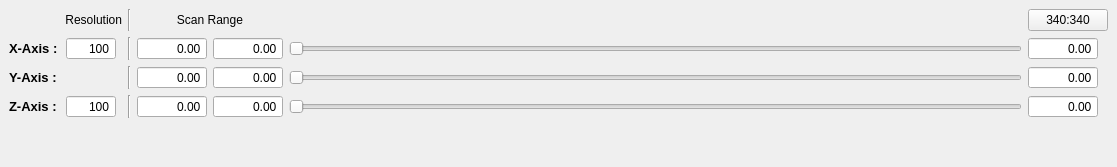
  <widget class="QDockWidget" name="scan_control_dockWidget">
   <property name="maximumSize">
    <size>
     <width>524287</width>
     <height>170</height>
    </size>
   </property>
   <property name="windowTitle">
    <string>Scan parameters</string>
   </property>
   <attribute name="dockWidgetArea">
    <number>8</number>
   </attribute>
   <widget class="QWidget" name="dockWidgetContents_3">
    <layout class="QGridLayout" name="gridLayout_3">
     <item row="0" column="0" colspan="2">
      <widget class="QLabel" name="resolutionLabel">
       <property name="sizePolicy">
        <sizepolicy hsizetype="Fixed" vsizetype="Preferred">
         <horstretch>0</horstretch>
         <verstretch>0</verstretch>
        </sizepolicy>
       </property>
       <property name="minimumSize">
        <size>
         <width>50</width>
         <height>0</height>
        </size>
       </property>
       <property name="maximumSize">
        <size>
         <width>125</width>
         <height>16777215</height>
        </size>
       </property>
       <property name="text">
        <string>Resolution</string>
       </property>
       <property name="alignment">
        <set>Qt::AlignRight|Qt::AlignTrailing|Qt::AlignVCenter</set>
       </property>
      </widget>
     </item>
     <item row="0" column="2">
      <widget class="Line" name="line">
       <property name="orientation">
        <enum>Qt::Vertical</enum>
       </property>
      </widget>
     </item>
     <item row="0" column="3" colspan="2">
      <widget class="QLabel" name="scanrangeLabel">
       <property name="text">
        <string>Scan Range</string>
       </property>
       <property name="alignment">
        <set>Qt::AlignCenter</set>
       </property>
      </widget>
     </item>
     <item row="0" column="5">
      <spacer name="horizontalSpacer_2">
       <property name="orientation">
        <enum>Qt::Horizontal</enum>
       </property>
       <property name="sizeHint" stdset="0">
        <size>
         <width>733</width>
         <height>20</height>
        </size>
       </property>
      </spacer>
     </item>
     <item row="1" column="0">
      <widget class="QLabel" name="xAxisLabel">
       <property name="sizePolicy">
        <sizepolicy hsizetype="Fixed" vsizetype="Preferred">
         <horstretch>0</horstretch>
         <verstretch>0</verstretch>
        </sizepolicy>
       </property>
       <property name="font">
        <font>
         <pointsize>10</pointsize>
         <weight>75</weight>
         <bold>true</bold>
        </font>
       </property>
       <property name="text">
        <string>X-Axis :</string>
       </property>
       <property name="scaledContents">
        <bool>false</bool>
       </property>
      </widget>
     </item>
     <item row="1" column="1">
      <widget class="QSpinBox" name="xy_res_InputWidget">
       <property name="sizePolicy">
        <sizepolicy hsizetype="Expanding" vsizetype="Fixed">
         <horstretch>0</horstretch>
         <verstretch>0</verstretch>
        </sizepolicy>
       </property>
       <property name="maximumSize">
        <size>
         <width>50</width>
         <height>16777215</height>
        </size>
       </property>
       <property name="mouseTracking">
        <bool>true</bool>
       </property>
       <property name="focusPolicy">
        <enum>Qt::WheelFocus</enum>
       </property>
       <property name="acceptDrops">
        <bool>true</bool>
       </property>
       <property name="toolTip">
        <string>&lt;html&gt;&lt;head/&gt;&lt;body&gt;&lt;p&gt;&lt;span style=&quot; font-size:10pt; font-weight:600;&quot;&gt;XY-Resolution&lt;/span&gt;&lt;/p&gt;&lt;/body&gt;&lt;/html&gt;</string>
       </property>
       <property name="alignment">
        <set>Qt::AlignRight|Qt::AlignTrailing|Qt::AlignVCenter</set>
       </property>
       <property name="buttonSymbols">
        <enum>QAbstractSpinBox::NoButtons</enum>
       </property>
       <property name="accelerated">
        <bool>true</bool>
       </property>
       <property name="minimum">
        <number>2</number>
       </property>
       <property name="maximum">
        <number>10000</number>
       </property>
       <property name="value">
        <number>100</number>
       </property>
      </widget>
     </item>
     <item row="1" column="2">
      <widget class="Line" name="line_2">
       <property name="orientation">
        <enum>Qt::Vertical</enum>
       </property>
      </widget>
     </item>
     <item row="1" column="4">
      <widget class="ScienDSpinBox" name="x_max_InputWidget">
       <property name="sizePolicy">
        <sizepolicy hsizetype="Expanding" vsizetype="Fixed">
         <horstretch>0</horstretch>
         <verstretch>0</verstretch>
        </sizepolicy>
       </property>
       <property name="minimumSize">
        <size>
         <width>70</width>
         <height>0</height>
        </size>
       </property>
       <property name="maximumSize">
        <size>
         <width>50</width>
         <height>16777215</height>
        </size>
       </property>
       <property name="mouseTracking">
        <bool>true</bool>
       </property>
       <property name="focusPolicy">
        <enum>Qt::WheelFocus</enum>
       </property>
       <property name="acceptDrops">
        <bool>true</bool>
       </property>
       <property name="toolTip">
        <string>&lt;html&gt;&lt;head/&gt;&lt;body&gt;&lt;p&gt;&lt;span style=&quot; font-size:10pt; font-weight:600;&quot;&gt;X_Max&lt;/span&gt;&lt;/p&gt;&lt;/body&gt;&lt;/html&gt;</string>
       </property>
       <property name="alignment">
        <set>Qt::AlignRight|Qt::AlignTrailing|Qt::AlignVCenter</set>
       </property>
       <property name="buttonSymbols">
        <enum>QAbstractSpinBox::NoButtons</enum>
       </property>
       <property name="accelerated">
        <bool>true</bool>
       </property>
       <property name="decimals">
        <number>2</number>
       </property>
       <property name="minimum">
        <double>-200.000000000000000</double>
       </property>
       <property name="maximum">
        <double>200.000000000000000</double>
       </property>
      </widget>
     </item>
     <item row="1" column="5">
      <widget class="QSlider" name="x_SliderWidget">
       <property name="minimumSize">
        <size>
         <width>150</width>
         <height>0</height>
        </size>
       </property>
       <property name="singleStep">
        <number>1</number>
       </property>
       <property name="orientation">
        <enum>Qt::Horizontal</enum>
       </property>
      </widget>
     </item>
     <item row="1" column="6">
      <widget class="ScienDSpinBox" name="x_current_InputWidget">
       <property name="sizePolicy">
        <sizepolicy hsizetype="Expanding" vsizetype="Fixed">
         <horstretch>0</horstretch>
         <verstretch>0</verstretch>
        </sizepolicy>
       </property>
       <property name="minimumSize">
        <size>
         <width>70</width>
         <height>0</height>
        </size>
       </property>
       <property name="maximumSize">
        <size>
         <width>50</width>
         <height>16777215</height>
        </size>
       </property>
       <property name="mouseTracking">
        <bool>true</bool>
       </property>
       <property name="focusPolicy">
        <enum>Qt::WheelFocus</enum>
       </property>
       <property name="acceptDrops">
        <bool>true</bool>
       </property>
       <property name="toolTip">
        <string>&lt;html&gt;&lt;head/&gt;&lt;body&gt;&lt;p&gt;&lt;span style=&quot; font-size:10pt; font-weight:600;&quot;&gt;X-position&lt;/span&gt;&lt;/p&gt;&lt;/body&gt;&lt;/html&gt;</string>
       </property>
       <property name="alignment">
        <set>Qt::AlignRight|Qt::AlignTrailing|Qt::AlignVCenter</set>
       </property>
       <property name="buttonSymbols">
        <enum>QAbstractSpinBox::NoButtons</enum>
       </property>
       <property name="accelerated">
        <bool>true</bool>
       </property>
       <property name="decimals">
        <number>2</number>
       </property>
       <property name="minimum">
        <double>-1000.000000000000000</double>
       </property>
       <property name="maximum">
        <double>1000.000000000000000</double>
       </property>
       <property name="singleStep">
        <double>0.010000000000000</double>
       </property>
      </widget>
     </item>
     <item row="2" column="0">
      <widget class="QLabel" name="yAxisLabel">
       <property name="sizePolicy">
        <sizepolicy hsizetype="Fixed" vsizetype="Preferred">
         <horstretch>0</horstretch>
         <verstretch>0</verstretch>
        </sizepolicy>
       </property>
       <property name="font">
        <font>
         <pointsize>10</pointsize>
         <weight>75</weight>
         <bold>true</bold>
        </font>
       </property>
       <property name="text">
        <string>Y-Axis :</string>
       </property>
      </widget>
     </item>
     <item row="2" column="1">
      <spacer name="horizontalSpacer_3">
       <property name="orientation">
        <enum>Qt::Horizontal</enum>
       </property>
       <property name="sizeType">
        <enum>QSizePolicy::Fixed</enum>
       </property>
       <property name="sizeHint" stdset="0">
        <size>
         <width>56</width>
         <height>20</height>
        </size>
       </property>
      </spacer>
     </item>
     <item row="2" column="2">
      <widget class="Line" name="line_3">
       <property name="orientation">
        <enum>Qt::Vertical</enum>
       </property>
      </widget>
     </item>
     <item row="2" column="3">
      <widget class="ScienDSpinBox" name="y_min_InputWidget">
       <property name="sizePolicy">
        <sizepolicy hsizetype="Expanding" vsizetype="Fixed">
         <horstretch>0</horstretch>
         <verstretch>0</verstretch>
        </sizepolicy>
       </property>
       <property name="minimumSize">
        <size>
         <width>70</width>
         <height>0</height>
        </size>
       </property>
       <property name="maximumSize">
        <size>
         <width>50</width>
         <height>16777215</height>
        </size>
       </property>
       <property name="mouseTracking">
        <bool>true</bool>
       </property>
       <property name="focusPolicy">
        <enum>Qt::WheelFocus</enum>
       </property>
       <property name="acceptDrops">
        <bool>true</bool>
       </property>
       <property name="toolTip">
        <string>&lt;html&gt;&lt;head/&gt;&lt;body&gt;&lt;p&gt;&lt;span style=&quot; font-size:10pt; font-weight:600;&quot;&gt;Y_Min&lt;/span&gt;&lt;/p&gt;&lt;/body&gt;&lt;/html&gt;</string>
       </property>
       <property name="alignment">
        <set>Qt::AlignRight|Qt::AlignTrailing|Qt::AlignVCenter</set>
       </property>
       <property name="buttonSymbols">
        <enum>QAbstractSpinBox::NoButtons</enum>
       </property>
       <property name="accelerated">
        <bool>true</bool>
       </property>
       <property name="decimals">
        <number>2</number>
       </property>
       <property name="minimum">
        <double>-200.000000000000000</double>
       </property>
       <property name="maximum">
        <double>200.000000000000000</double>
       </property>
      </widget>
     </item>
     <item row="2" column="4">
      <widget class="ScienDSpinBox" name="y_max_InputWidget">
       <property name="sizePolicy">
        <sizepolicy hsizetype="Expanding" vsizetype="Fixed">
         <horstretch>0</horstretch>
         <verstretch>0</verstretch>
        </sizepolicy>
       </property>
       <property name="minimumSize">
        <size>
         <width>70</width>
         <height>0</height>
        </size>
       </property>
       <property name="maximumSize">
        <size>
         <width>50</width>
         <height>16777215</height>
        </size>
       </property>
       <property name="mouseTracking">
        <bool>true</bool>
       </property>
       <property name="focusPolicy">
        <enum>Qt::WheelFocus</enum>
       </property>
       <property name="acceptDrops">
        <bool>true</bool>
       </property>
       <property name="toolTip">
        <string>&lt;html&gt;&lt;head/&gt;&lt;body&gt;&lt;p&gt;&lt;span style=&quot; font-size:10pt; font-weight:600;&quot;&gt;Y_Max&lt;/span&gt;&lt;/p&gt;&lt;/body&gt;&lt;/html&gt;</string>
       </property>
       <property name="alignment">
        <set>Qt::AlignRight|Qt::AlignTrailing|Qt::AlignVCenter</set>
       </property>
       <property name="buttonSymbols">
        <enum>QAbstractSpinBox::NoButtons</enum>
       </property>
       <property name="accelerated">
        <bool>true</bool>
       </property>
       <property name="decimals">
        <number>2</number>
       </property>
       <property name="minimum">
        <double>-200.000000000000000</double>
       </property>
       <property name="maximum">
        <double>200.000000000000000</double>
       </property>
      </widget>
     </item>
     <item row="2" column="5">
      <widget class="QSlider" name="y_SliderWidget">
       <property name="sizePolicy">
        <sizepolicy hsizetype="Expanding" vsizetype="Fixed">
         <horstretch>0</horstretch>
         <verstretch>0</verstretch>
        </sizepolicy>
       </property>
       <property name="minimumSize">
        <size>
         <width>150</width>
         <height>0</height>
        </size>
       </property>
       <property name="sizeIncrement">
        <size>
         <width>0</width>
         <height>0</height>
        </size>
       </property>
       <property name="baseSize">
        <size>
         <width>0</width>
         <height>0</height>
        </size>
       </property>
       <property name="focusPolicy">
        <enum>Qt::StrongFocus</enum>
       </property>
       <property name="orientation">
        <enum>Qt::Horizontal</enum>
       </property>
      </widget>
     </item>
     <item row="2" column="6">
      <widget class="ScienDSpinBox" name="y_current_InputWidget">
       <property name="sizePolicy">
        <sizepolicy hsizetype="Expanding" vsizetype="Fixed">
         <horstretch>0</horstretch>
         <verstretch>0</verstretch>
        </sizepolicy>
       </property>
       <property name="minimumSize">
        <size>
         <width>70</width>
         <height>0</height>
        </size>
       </property>
       <property name="maximumSize">
        <size>
         <width>50</width>
         <height>16777215</height>
        </size>
       </property>
       <property name="mouseTracking">
        <bool>true</bool>
       </property>
       <property name="focusPolicy">
        <enum>Qt::WheelFocus</enum>
       </property>
       <property name="acceptDrops">
        <bool>true</bool>
       </property>
       <property name="toolTip">
        <string>&lt;html&gt;&lt;head/&gt;&lt;body&gt;&lt;p&gt;&lt;span style=&quot; font-size:10pt; font-weight:600;&quot;&gt;Y-position&lt;/span&gt;&lt;/p&gt;&lt;/body&gt;&lt;/html&gt;</string>
       </property>
       <property name="alignment">
        <set>Qt::AlignRight|Qt::AlignTrailing|Qt::AlignVCenter</set>
       </property>
       <property name="buttonSymbols">
        <enum>QAbstractSpinBox::NoButtons</enum>
       </property>
       <property name="accelerated">
        <bool>true</bool>
       </property>
       <property name="decimals">
        <number>2</number>
       </property>
       <property name="minimum">
        <double>-1000.000000000000000</double>
       </property>
       <property name="maximum">
        <double>1000.000000000000000</double>
       </property>
       <property name="singleStep">
        <double>0.010000000000000</double>
       </property>
      </widget>
     </item>
     <item row="3" column="0">
      <widget class="QLabel" name="zAxisLabel">
       <property name="sizePolicy">
        <sizepolicy hsizetype="Fixed" vsizetype="Preferred">
         <horstretch>0</horstretch>
         <verstretch>0</verstretch>
        </sizepolicy>
       </property>
       <property name="minimumSize">
        <size>
         <width>51</width>
         <height>0</height>
        </size>
       </property>
       <property name="font">
        <font>
         <pointsize>10</pointsize>
         <weight>75</weight>
         <bold>true</bold>
        </font>
       </property>
       <property name="text">
        <string>Z-Axis :</string>
       </property>
      </widget>
     </item>
     <item row="3" column="1">
      <widget class="QSpinBox" name="z_res_InputWidget">
       <property name="sizePolicy">
        <sizepolicy hsizetype="Expanding" vsizetype="Fixed">
         <horstretch>0</horstretch>
         <verstretch>0</verstretch>
        </sizepolicy>
       </property>
       <property name="maximumSize">
        <size>
         <width>50</width>
         <height>16777215</height>
        </size>
       </property>
       <property name="mouseTracking">
        <bool>true</bool>
       </property>
       <property name="focusPolicy">
        <enum>Qt::WheelFocus</enum>
       </property>
       <property name="acceptDrops">
        <bool>true</bool>
       </property>
       <property name="toolTip">
        <string>&lt;html&gt;&lt;head/&gt;&lt;body&gt;&lt;p&gt;&lt;span style=&quot; font-size:10pt; font-weight:600;&quot;&gt;Z-Resolution&lt;/span&gt;&lt;/p&gt;&lt;/body&gt;&lt;/html&gt;</string>
       </property>
       <property name="alignment">
        <set>Qt::AlignRight|Qt::AlignTrailing|Qt::AlignVCenter</set>
       </property>
       <property name="buttonSymbols">
        <enum>QAbstractSpinBox::NoButtons</enum>
       </property>
       <property name="accelerated">
        <bool>true</bool>
       </property>
       <property name="minimum">
        <number>2</number>
       </property>
       <property name="maximum">
        <number>10000</number>
       </property>
       <property name="value">
        <number>100</number>
       </property>
      </widget>
     </item>
     <item row="3" column="2">
      <widget class="Line" name="line_4">
       <property name="orientation">
        <enum>Qt::Vertical</enum>
       </property>
      </widget>
     </item>
     <item row="3" column="3">
      <widget class="ScienDSpinBox" name="z_min_InputWidget">
       <property name="sizePolicy">
        <sizepolicy hsizetype="Expanding" vsizetype="Fixed">
         <horstretch>0</horstretch>
         <verstretch>0</verstretch>
        </sizepolicy>
       </property>
       <property name="minimumSize">
        <size>
         <width>70</width>
         <height>0</height>
        </size>
       </property>
       <property name="maximumSize">
        <size>
         <width>50</width>
         <height>16777215</height>
        </size>
       </property>
       <property name="mouseTracking">
        <bool>true</bool>
       </property>
       <property name="focusPolicy">
        <enum>Qt::WheelFocus</enum>
       </property>
       <property name="acceptDrops">
        <bool>true</bool>
       </property>
       <property name="toolTip">
        <string>&lt;html&gt;&lt;head/&gt;&lt;body&gt;&lt;p&gt;&lt;span style=&quot; font-size:10pt; font-weight:600;&quot;&gt;Z_Min&lt;/span&gt;&lt;/p&gt;&lt;/body&gt;&lt;/html&gt;</string>
       </property>
       <property name="alignment">
        <set>Qt::AlignRight|Qt::AlignTrailing|Qt::AlignVCenter</set>
       </property>
       <property name="buttonSymbols">
        <enum>QAbstractSpinBox::NoButtons</enum>
       </property>
       <property name="accelerated">
        <bool>true</bool>
       </property>
       <property name="decimals">
        <number>2</number>
       </property>
       <property name="minimum">
        <double>-200.000000000000000</double>
       </property>
       <property name="maximum">
        <double>200.000000000000000</double>
       </property>
      </widget>
     </item>
     <item row="3" column="4">
      <widget class="ScienDSpinBox" name="z_max_InputWidget">
       <property name="sizePolicy">
        <sizepolicy hsizetype="Expanding" vsizetype="Fixed">
         <horstretch>0</horstretch>
         <verstretch>0</verstretch>
        </sizepolicy>
       </property>
       <property name="minimumSize">
        <size>
         <width>70</width>
         <height>0</height>
        </size>
       </property>
       <property name="maximumSize">
        <size>
         <width>50</width>
         <height>16777215</height>
        </size>
       </property>
       <property name="mouseTracking">
        <bool>true</bool>
       </property>
       <property name="focusPolicy">
        <enum>Qt::WheelFocus</enum>
       </property>
       <property name="acceptDrops">
        <bool>true</bool>
       </property>
       <property name="toolTip">
        <string>&lt;html&gt;&lt;head/&gt;&lt;body&gt;&lt;p&gt;&lt;span style=&quot; font-size:10pt; font-weight:600;&quot;&gt;Z_Max&lt;/span&gt;&lt;/p&gt;&lt;/body&gt;&lt;/html&gt;</string>
       </property>
       <property name="alignment">
        <set>Qt::AlignRight|Qt::AlignTrailing|Qt::AlignVCenter</set>
       </property>
       <property name="buttonSymbols">
        <enum>QAbstractSpinBox::NoButtons</enum>
       </property>
       <property name="accelerated">
        <bool>true</bool>
       </property>
       <property name="decimals">
        <number>2</number>
       </property>
       <property name="minimum">
        <double>-200.000000000000000</double>
       </property>
       <property name="maximum">
        <double>200.000000000000000</double>
       </property>
      </widget>
     </item>
     <item row="3" column="5">
      <widget class="QSlider" name="z_SliderWidget">
       <property name="minimumSize">
        <size>
         <width>150</width>
         <height>0</height>
        </size>
       </property>
       <property name="orientation">
        <enum>Qt::Horizontal</enum>
       </property>
      </widget>
     </item>
     <item row="3" column="6">
      <widget class="ScienDSpinBox" name="z_current_InputWidget">
       <property name="sizePolicy">
        <sizepolicy hsizetype="Expanding" vsizetype="Fixed">
         <horstretch>0</horstretch>
         <verstretch>0</verstretch>
        </sizepolicy>
       </property>
       <property name="minimumSize">
        <size>
         <width>70</width>
         <height>0</height>
        </size>
       </property>
       <property name="maximumSize">
        <size>
         <width>50</width>
         <height>16777215</height>
        </size>
       </property>
       <property name="mouseTracking">
        <bool>true</bool>
       </property>
       <property name="focusPolicy">
        <enum>Qt::WheelFocus</enum>
       </property>
       <property name="acceptDrops">
        <bool>true</bool>
       </property>
       <property name="toolTip">
        <string>&lt;html&gt;&lt;head/&gt;&lt;body&gt;&lt;p&gt;&lt;span style=&quot; font-size:10pt; font-weight:600;&quot;&gt;Z-position&lt;/span&gt;&lt;/p&gt;&lt;/body&gt;&lt;/html&gt;</string>
       </property>
       <property name="alignment">
        <set>Qt::AlignRight|Qt::AlignTrailing|Qt::AlignVCenter</set>
       </property>
       <property name="buttonSymbols">
        <enum>QAbstractSpinBox::NoButtons</enum>
       </property>
       <property name="decimals">
        <number>2</number>
       </property>
       <property name="minimum">
        <double>-1000.000000000000000</double>
       </property>
       <property name="maximum">
        <double>1000.000000000000000</double>
       </property>
       <property name="singleStep">
        <double>0.010000000000000</double>
       </property>
      </widget>
     </item>
     <item row="4" column="5">
      <spacer name="verticalSpacer_2">
       <property name="orientation">
        <enum>Qt::Vertical</enum>
       </property>
       <property name="sizeHint" stdset="0">
        <size>
         <width>20</width>
         <height>40</height>
        </size>
       </property>
      </spacer>
     </item>
     <item row="1" column="3">
      <widget class="ScienDSpinBox" name="x_min_InputWidget">
       <property name="sizePolicy">
        <sizepolicy hsizetype="Expanding" vsizetype="Fixed">
         <horstretch>0</horstretch>
         <verstretch>0</verstretch>
        </sizepolicy>
       </property>
       <property name="minimumSize">
        <size>
         <width>70</width>
         <height>0</height>
        </size>
       </property>
       <property name="maximumSize">
        <size>
         <width>50</width>
         <height>16777215</height>
        </size>
       </property>
       <property name="mouseTracking">
        <bool>true</bool>
       </property>
       <property name="focusPolicy">
        <enum>Qt::WheelFocus</enum>
       </property>
       <property name="acceptDrops">
        <bool>true</bool>
       </property>
       <property name="toolTip">
        <string>&lt;html&gt;&lt;head/&gt;&lt;body&gt;&lt;p&gt;&lt;span style=&quot; font-size:10pt; font-weight:600;&quot;&gt;X_Min&lt;/span&gt;&lt;/p&gt;&lt;/body&gt;&lt;/html&gt;</string>
       </property>
       <property name="alignment">
        <set>Qt::AlignRight|Qt::AlignTrailing|Qt::AlignVCenter</set>
       </property>
       <property name="buttonSymbols">
        <enum>QAbstractSpinBox::NoButtons</enum>
       </property>
       <property name="accelerated">
        <bool>true</bool>
       </property>
       <property name="decimals">
        <number>2</number>
       </property>
       <property name="minimum">
        <double>-200.000000000000000</double>
       </property>
       <property name="maximum">
        <double>200.000000000000000</double>
       </property>
       <property name="singleStep">
        <double>0.100000000000000</double>
       </property>
      </widget>
     </item>
     <item row="0" column="6">
      <widget class="QPushButton" name="set_confocal_to_center_Button">
       <property name="text">
        <string>340:340</string>
       </property>
      </widget>
     </item>
    </layout>
   </widget>
  </widget>
